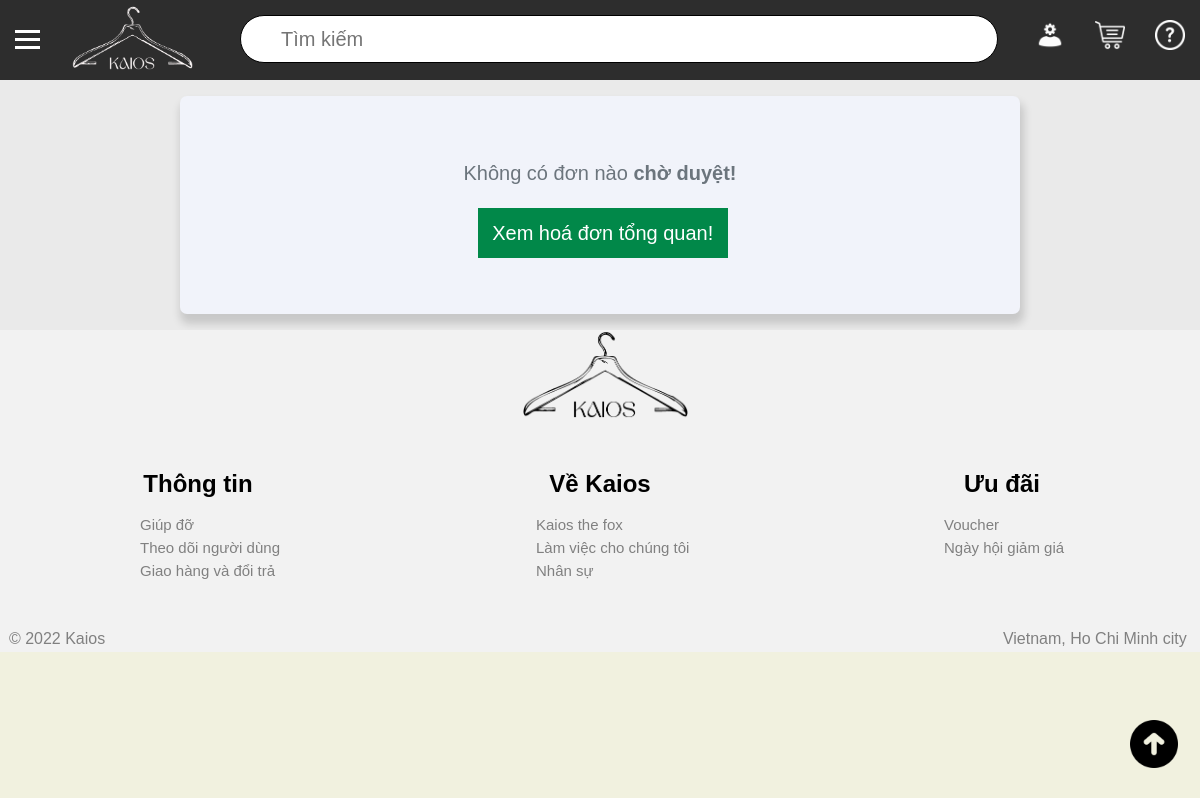
Page /admin/orders/pending_orders.php (signed in) on the earlier database version.
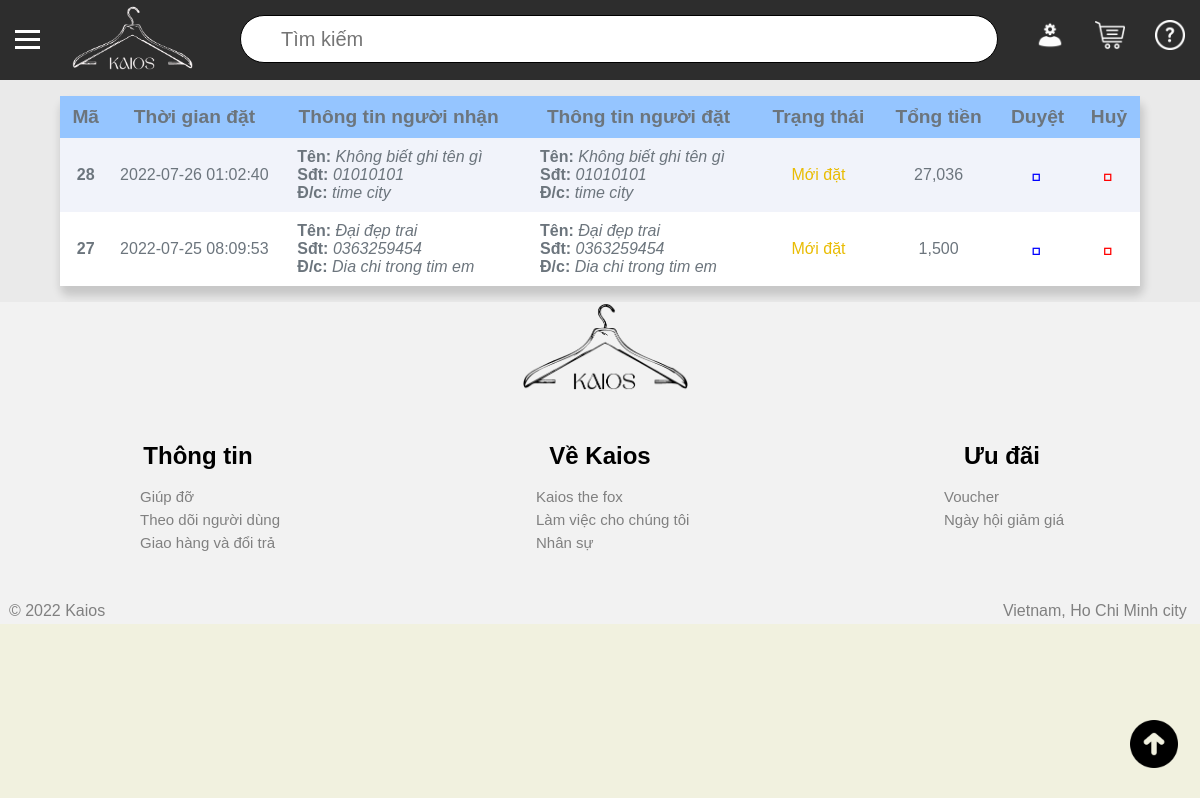
Same page on the later database version.
### tables this page shows
CREATE TABLE `hoa_don` (
  `ma` int(11) NOT NULL,
  `ma_khach_hang` int(11) NOT NULL,
  `trang_thai` int(11) NOT NULL,
  `dia_chi_nguoi_nhan` text NOT NULL,
  `thoi_gian_dat` timestamp NOT NULL DEFAULT CURRENT_TIMESTAMP,
  `ten_nguoi_nhan` varchar(200) NOT NULL,
  `sdt_nguoi_nhan` varchar(20) NOT NULL,
  `ghi_chu` text NOT NULL,
  `tong_tien` int(11) NOT NULL
);

CREATE TABLE `khach_hang` (
  `ma` int(11) NOT NULL,
  `anh_dai_dien` varchar(200) NOT NULL DEFAULT 'default.png',
  `ten` varchar(200) NOT NULL,
  `so_dien_thoai` varchar(20) NOT NULL,
  `dia_chi` text NOT NULL,
  `email` text NOT NULL,
  `mat_khau` varchar(200) NOT NULL,
  `token` varchar(50) DEFAULT NULL
);

### admin/orders/pending_orders.php (the view, shortened to what the changed rows need)
<!DOCTYPE html>
<html>
<head>
	<link rel="stylesheet" type="text/css" href="../../styles.css">
</head>
<body>
    <?php
    require '../../database/connect.php';
    $query = "select
                    hoa_don.*,
                    khach_hang.ten as ten_nguoi_dat,
                    khach_hang.so_dien_thoai as sdt_nguoi_dat,
                    khach_hang.dia_chi as dia_chi_nguoi_dat
            from hoa_don
            left join khach_hang on khach_hang.ma = hoa_don.ma_khach_hang
            where hoa_don.trang_thai = 0
            order by hoa_don.thoi_gian_dat DESC";
    $return = mysqli_query($connect,$query);
    $num_rows = $return->num_rows;
    ?>
	<div id="main_div">
	 	<div id="middle_div" style="z-index: 9999">
			<div id="content">
                <p>
                    <?php if($num_rows == 0) { ?>
                        <div id="alert">
                            <span style="font-size:20px;">Không có đơn nào <b>chờ duyệt!</b><span>
                            <br>
                            <br>
                            <button name="buy_now" onclick="location.href='./index.php'">
                                Xem hoá đơn tổng quan!
                            </button>
                        </div>
                    <?php } else { ?>
                        <table id="main_table">
                        <tr style="background-color: #95c5ff;">
                            <th>
                                Mã
                            </th>
                            <th>
                                Thời gian đặt
                            </th>
                            <th>
                                Thông tin người nhận
                            </th>
                            <th>
                                Thông tin người đặt
                            </th>
                            <th>
                                Trạng thái
                            </th>
                            <th>
                                Tổng tiền
                            </th>
                            <th>
                                Duyệt
                            </th>
                            <th>
                                Huỷ
                            </th>
                        </tr>
                            <?php foreach($return as $each) { ?>
                                <?php
                                if ($num_rows % 2 == 0) $row_color = "#f1f3fa";
                                else if ($num_rows % 2 == 1) $row_color = "#ffffff";
                                $num_rows--;
                                $ma = $each['ma'];
                                ?>
                            <tr name="each_row" style="background-color: <?php echo $row_color ?>;">
                                <td onclick="location.href='./show.php?id=<?=$ma?>'">
                                   <b> <?php echo $each['ma']; ?> </b>
                                </td>
                                <td onclick="location.href='./show.php?id=<?=$ma?>'">
                                    <?php echo $each['thoi_gian_dat'] ?>
                                </td>
                                <td onclick="location.href='./show.php?id=<?=$ma?>'" class="info">
                                    <b>Tên: </b>
                                     <em>
                                         <?php echo $each['ten_nguoi_nhan']; ?>
                                     </em>
                                    <br>
                                    <b>Sđt: </b>
                                    <em>
                                        <?php echo $each['sdt_nguoi_nhan']; ?>
                                    </em>
                                    <br>
                                    <b>Đ/c: </b>
                                    <em>
                                        <?php echo $each['dia_chi_nguoi_nhan']; ?>
                                    </em>
                                </td>
                                <td onclick="location.href='./show.php?id=<?=$ma?>'" class="info">
                                    <b>Tên: </b>
                                     <em>
                                         <?php echo $each['ten_nguoi_dat']; ?>
                                     </em>
                                    <br>
                                    <b>Sđt: </b>
                                    <em>
                                        <?php echo $each['sdt_nguoi_dat']; ?>
                                    </em>
                                    <br>
                                    <b>Đ/c: </b>
                                    <em>
                                        <?php echo $each['dia_chi_nguoi_dat']; ?>
                                    </em>
                                </td>
                                    <?php
                                        $trang_thai = $each['trang_thai'];
                                        switch ($trang_thai) {
                                            case "0":
                                                $msg = "Mới đặt";
                                                $color = '#e9bc03';
                                                break;
                                        }
                                    ?>
                                <td onclick="location.href='./show.php?id=<?=$ma?>'" style="color:<?=$color?> ;">
                                    <?=$msg ?>
                                </td>
                                <td>
                                    <?php echo number_format($each['tong_tien'],0, '', ',') ?>
                                </td>
                                <?php
                                        if($each['trang_thai'] != 0) {
                                            $onclick = "onclick='location.href='javascript:void(0)'";
                                            $da_duyet ="style='cursor: default'";
                                            $duyet = 'color: gray';
                                            $huy = 'color: gray';
                                        } else {
                                            $da_duyet = "";
                                            $onclick = "";
                                            $duyet = 'color: blue';
                                            $huy = 'color: red';
                                        }                                ?>
                                <?php $ma = $each['ma'] ?>
                                <td title='Duyệt' class="update" <?=$onclick?> onclick="location.href='./update_status.php?id=<?=$ma?>&status=1'"  <?=$da_duyet?> >
                                    <span style="font-family:Hack, monospace;font-size: 20px;<?=$duyet?>;"> </span>
                                </td>
                                <td title='Huỷ' class="delete" <?=$onclick?>onclick="location.href='./update_status.php?id=<?=$ma?>&status=2'" <?=$da_duyet?>>
                                    <span style="font-family:Hack, monospace;font-size: 20px;<?=$huy?>;"> </span>
                                </td>
                            </tr>
                            <?php } ?>
                        </table>
                    <?php } ?>
                </p>
            </div>
		</div>
		<?php include '../../partial/footer.php';?>
	</div>
</body>
</html>

Differences in the rows shown:
added hoa_don: ma "28", thoi_gian_dat "2022-07-26 01:02:40", ten_nguoi_nhan "Không biết ghi tên gì", sdt_nguoi_nhan "01010101", dia_chi_nguoi_nhan "time city", ma_khach_hang.ten "Không biết ghi tên gì", ma_khach_hang.so_dien_thoai "01010101", ma_khach_hang.dia_chi "time city", trang_thai "Mới đặt", tong_tien "27,036"
added hoa_don: ma "27", thoi_gian_dat "2022-07-25 08:09:53", ten_nguoi_nhan "Đại đẹp trai", sdt_nguoi_nhan "0363259454", dia_chi_nguoi_nhan "Dia chi trong tim em", ma_khach_hang.ten "Đại đẹp trai", ma_khach_hang.so_dien_thoai "0363259454", ma_khach_hang.dia_chi "Dia chi trong tim em", trang_thai "Mới đặt", tong_tien "1,500"
Other differences:
text no longer shown: "Không có đơn nào chờ duyệt! Xem hoá đơn tổng quan!"
text now shown: "Mã Thời gian đặt Thông tin người nhận Thông tin người đặt Trạng thái Tổng tiền Duyệt Huỷ"
